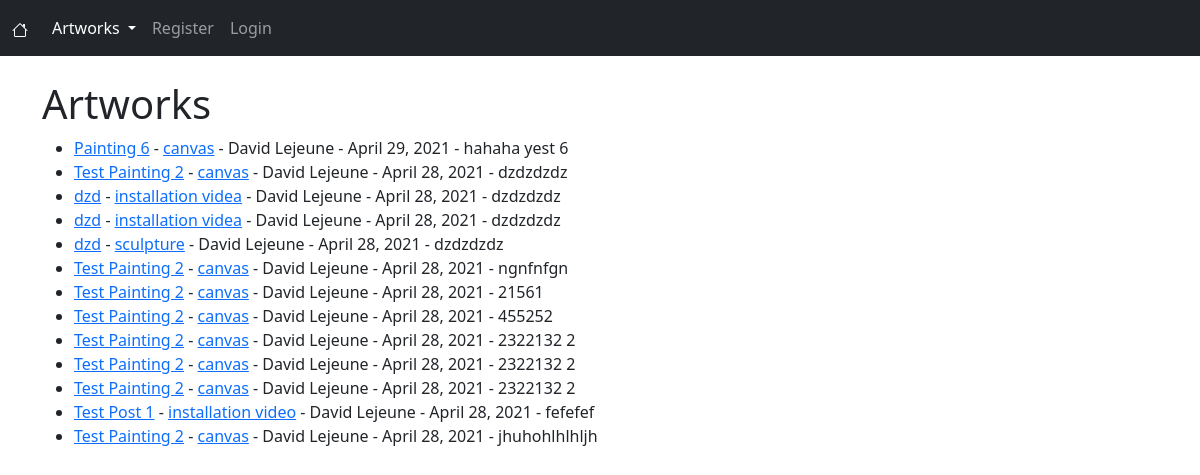
The page /artworks/ on the database as committed earlier.
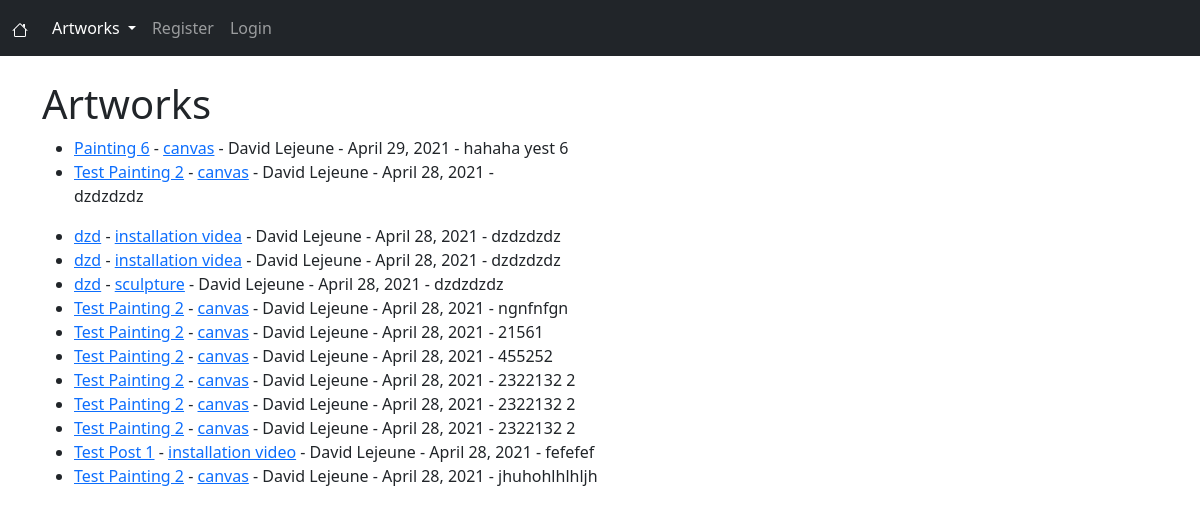
The same page on the database as committed later.
### artworks/models.py (models this page shows, shortened)
class Artwork(models.Model):
    title = models.CharField(max_length=255)
    title_tag = models.CharField(max_length=255)
    author = models.ForeignKey(User, on_delete=models.CASCADE)
    body = RichTextField(blank=True, null=True)
    snippet = models.CharField(max_length=255, default='Snippet preview of the artwork description')
    artwork_date = models.DateField(auto_now_add=True)
    category = models.CharField(max_length=255, default='No category')
    likes = models.ManyToManyField(User, related_name='artwork_post')

### artworks/views.py (the view)
# urls.py: path('artworks/', ArtworkView.as_view(), name="artworks"),
class ArtworkView(ListView):
    model = Artwork
    template_name = 'artworks.html'
    ordering = ['-artwork_date']
    def get_context_data(self, *args, **kwargs):
        cat_menu = Category.objects.all()
        context = super(ArtworkView, self).get_context_data(*args, **kwargs)
        context["cat_menu"] = cat_menu
        return context

### artworks/models.py (called while the page is built)
    def __str__(self):
        return self.name

### artworks/templates/artworks.html (shortened to what this page needs)
{% extends 'base.html' %}
{% block content %}
<h1>Artworks</h1>
<ul>
    {% for artwork in object_list %}
        <li><a href="{% url 'artwork-detail' artwork.pk %}">{{ artwork.title }}</a> -
            <a href="{% url 'category' artwork.category|slugify %}">{{ artwork.category}}</a> -
            {{ artwork.author.first_name }} {{ artwork.author.last_name }} - {{ artwork.artwork_date }} -
            {{ artwork.body|slice:":100"|safe }}</li>
    {% endfor %}
</ul>
{% endblock %}

### artworks/templates/base.html (shortened to what this page needs)
<!doctype html>
<html lang="en">
  <head>
    <link href="https://cdn.jsdelivr.net/npm/bootstrap@5.0.0-beta3/dist/css/bootstrap.min.css" rel="stylesheet">
  </head>
  <body>
    <nav class="navbar navbar-expand-lg navbar-dark bg-dark">
      <div class="container-fluid">
        <a class="navbar-brand" href="{% url 'home' %}">
        </a>
        <div class="collapse navbar-collapse" id="navbarSupportedContent">
          <ul class="navbar-nav me-auto mb-2 mb-lg-0">
              <li>
                {% if cat_menu %}
                <ul class="navbar-nav">
                  <li class="nav-item dropdown">
                    <a class="nav-link dropdown-toggle active" href="#" id="navbarDarkDropdownMenuLink" role="button" data-bs-toggle="dropdown" aria-expanded="false">
                      Artworks
                    </a>
                  </li>
                </ul>
                {% endif %}
              </li>
            {% if user.is_superuser %}
                <li class="nav-item">
                  <a class="nav-link" href="{% url 'add-artwork' %}">Add Artwork</a>
                </li>
                <!--
                <li class="nav-item">
                  <a class="nav-link" href="{% url 'add-category' %}">Add Category</a>
                </li>
                -->
                <li class="nav-item">
                  <a class="nav-link" href="{% url 'logout' %}">Logout</a>
                </li>
            {% else %}
              {% if user.is_authenticated %}
                <li class="nav-item">
                  <a class="nav-link" href="{% url 'logout' %}">Logout</a>
                </li>
              {% else %}
                <li class="nav-item">
                  <a class="nav-link" href="{% url 'register' %}">Register</a>
                </li>
                <li class="nav-item" >
                  <a class="nav-link" href="{% url 'login' %}">Login</a>
                </li>
              {% endif %}
            {% endif %}
          </ul>
        </div>
      </div>
    </nav>
    <br/>
    <div class="container">
        {% block content %}
        {% endblock %}
    </div>
  </body>
</html>

Rows that differ between the two databases and show on the page:
changed Artwork (number 2 of 13 on the later page): body "dzdzdzdz" → "<p>dzdzdzdz</p>" (drawn)
